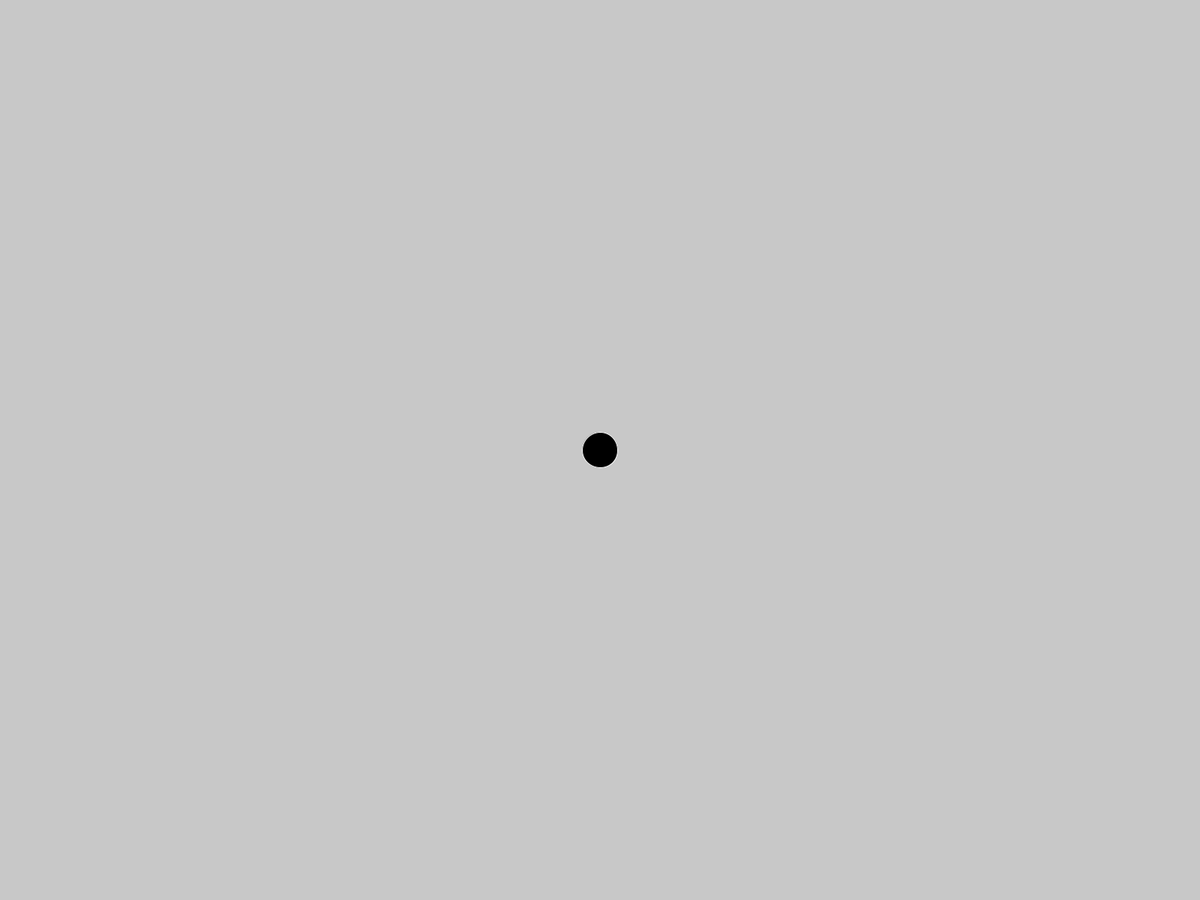
Frame 1 (no input)
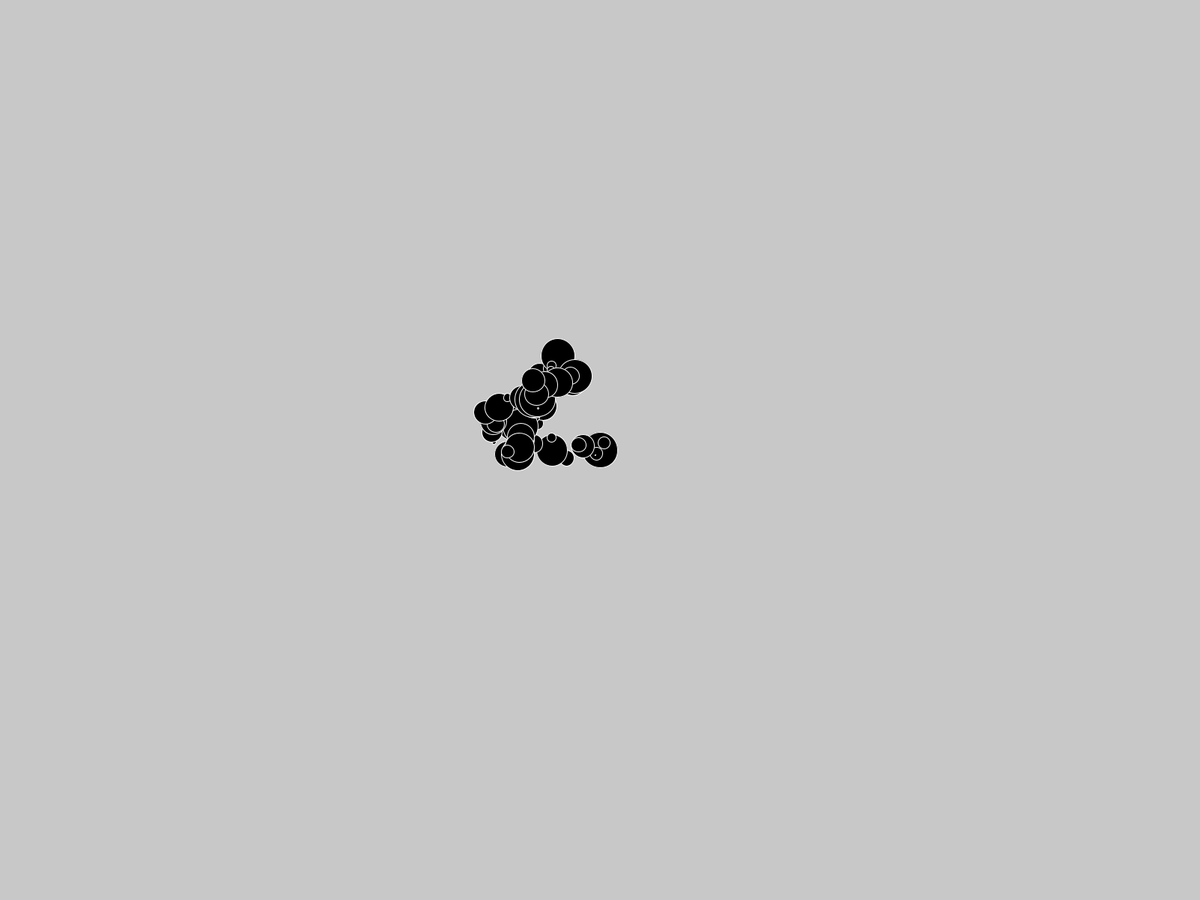
Frame 60 (the mouse pressed at the canvas centre just before this capture)
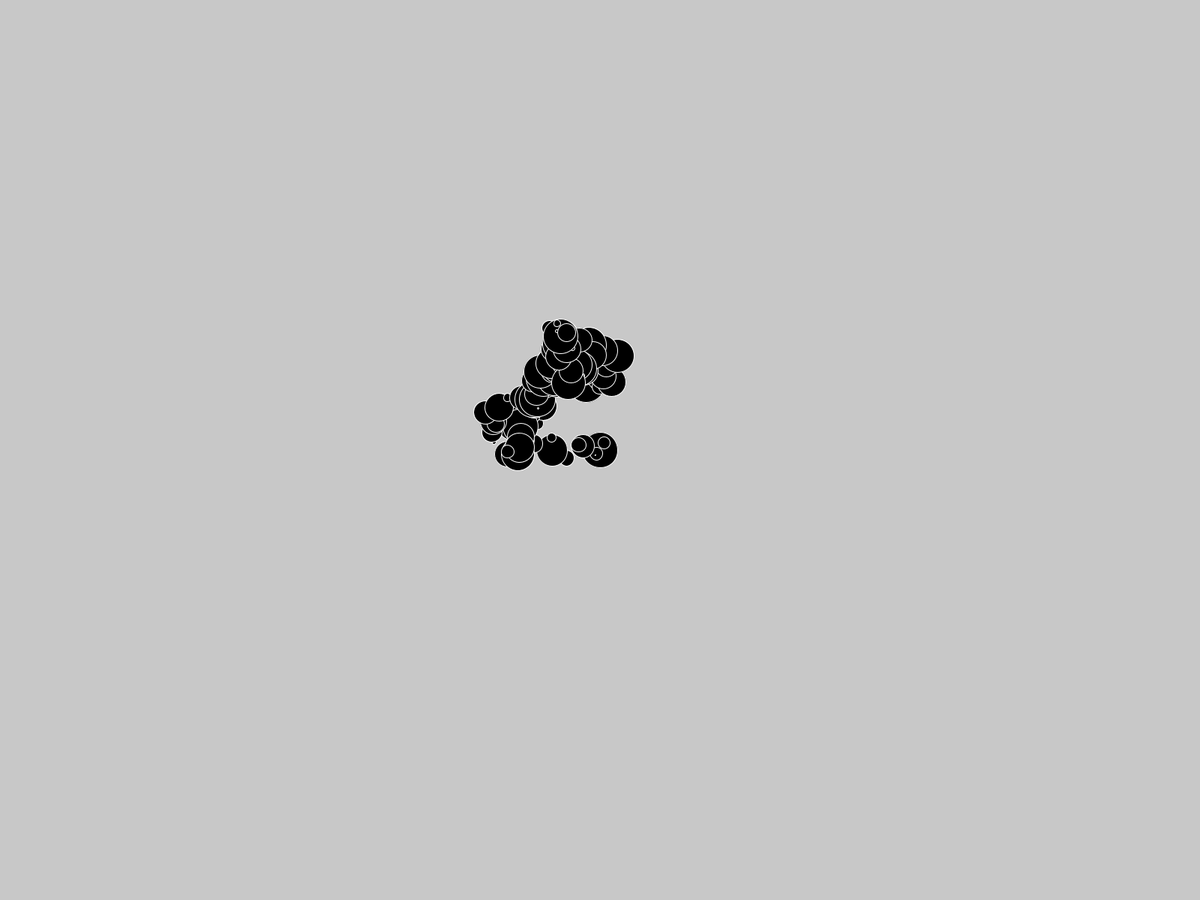
Frame 120 (the mouse held since frame 60 and released just before this capture)

The Processing sketch that drew these frames (run headless with seeded random() and noise(); from frame 60 on, the mouse is pressed at the canvas centre):

// Processing sketch: randomdotsbrush
// ── randomdotsbrush.pde
float x;
float y;
float xSpeed=0;
float ySpeed=0;
float mRate=20;
float d=0;

void setup(){
	fullScreen();
	x=width/2;
	y=height/2;
	background(200);
}

void draw(){
	x=x+xSpeed;
	y=y+ySpeed;
	xSpeed=random(-mRate,mRate);
	ySpeed=random(-mRate,mRate);
	d=random(50);
	
	stroke(255);
	fill(0);
	ellipse(x,y,d,d);
	check();
}

void check(){
	if(x<d/2){
		x=width-d/2;
	}
	if(x>width-d/2){
		x=d/2;
	}
	if(y<d/2){
		y=height-d/2;
	}
	if(y>height-d/2){
		y=d/2;
	}
}
